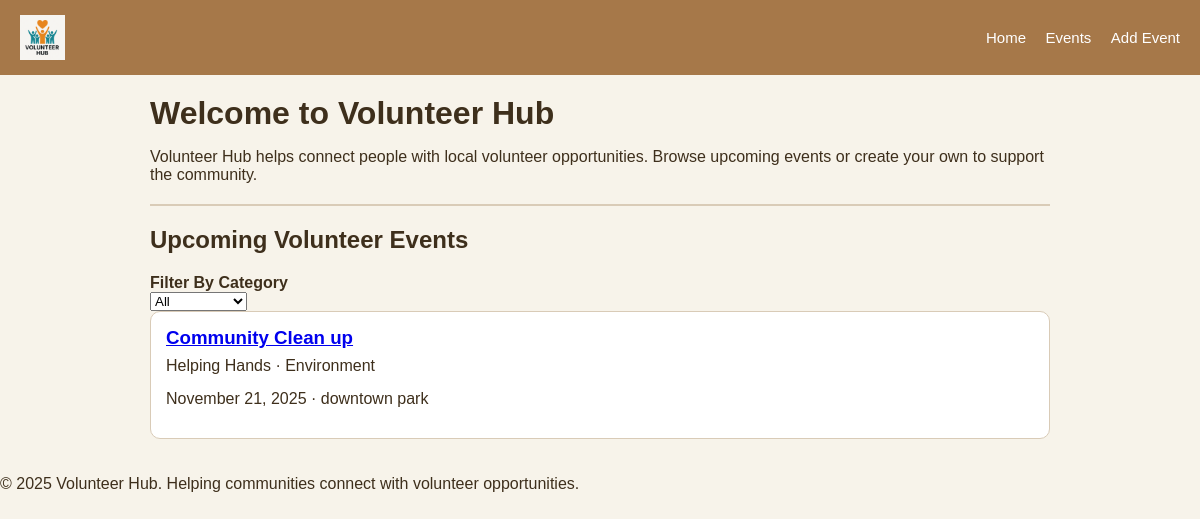
Before: / with the older database file.
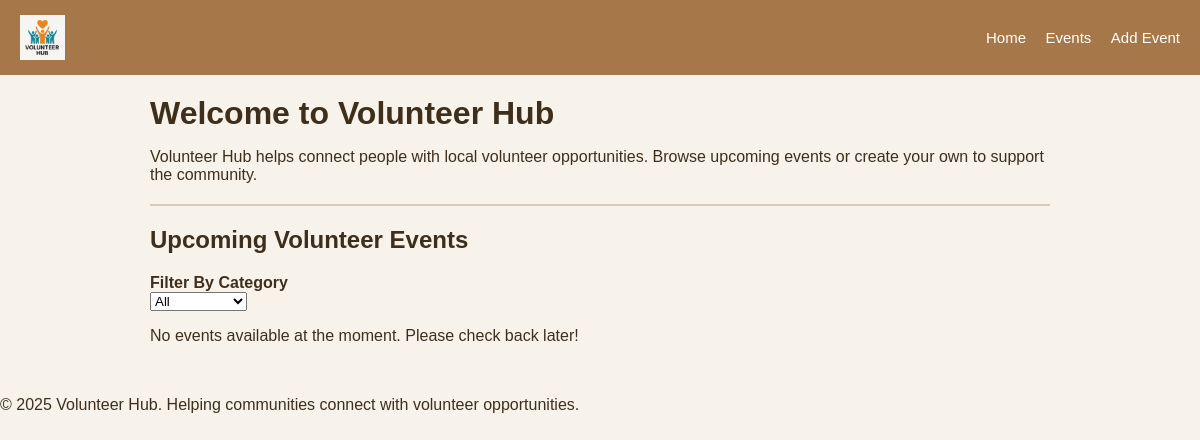
After: the same page with the newer database file.
### models.py (models this page shows)
class Event(db.Model):
    __tablename__ = 'events'
    id = db.Column(db.Integer, primary_key=True)
    title = db.Column(db.String(100), nullable=False)
    organization = db.Column(db.String(100), nullable=False)
    category = db.Column(db.String(50), nullable=False)
    location = db.Column(db.String(100), nullable=False)
    date = db.Column(db.Date, nullable=False)
    description = db.Column(db.Text, nullable=False)

### app.py (the view)
@app.route('/')
def home():
    category = request.args.get('category')
    if category and category.strip() != '':
        events = Event.query.filter_by(category=category).order_by(Event.date).all()
    else:
        events = Event.query.order_by(Event.date).all()
    return render_template('index.html', events= events, selected_category=category)

### templates/index.html (shortened to what this page needs)
{% extends "base.html" %}
{% block content %}
<h1>Welcome to Volunteer Hub</h1>
<p>
    Volunteer Hub helps connect people with local volunteer opportunities.
    Browse upcoming events or create your own to support the community.
</p>
<hr style="border: 1px solid #D9CBB7; margin: 20px 0;">
    <h2>Upcoming Volunteer Events</h2>
    <form class="filter-form" method="get" action="{{ url_for('home') }}">
        <label for="category">Filter By Category</label>
        <select name="category" id="category" onchange="this.form.submit()">
            <option value="">All</option>
        </select>
    </form>
    <section class="event-list">
        {% if events %}
            {% for event in events %}
                <article class="event-card">
                    <h3>
                        <a href="{{ url_for('event_detail', event_id=event.id) }}">
                            {{ event.title }}
                        </a>
                    </h3>
                    <p class="event-org">{{event.organization}} · {{event.category}}</p>
                    <p class="event-meta">
                        {{event.date.strftime("%B %d, %Y")}} · {{event.location}}
                    </p>
                </article>
            {% endfor %}
        {% else %}
            <p>No events available at the moment. Please check back later!</p>
        {% endif %}
    </section>
{% endblock %}

### templates/base.html (shortened to what this page needs)
<!DOCTYPE html>
<html lang="en">
<head>
    <link rel="stylesheet" href="{{ url_for('static', filename='style.css') }}">
</head>
<body>
    <header class="site-header">
        <div class="container header-inner">
            <a href="{{ url_for('home') }}" class="logo-link">
                <img src="{{ url_for('static', filename='images/logo.png') }}"
                     alt="Volunteer Hub Logo"
                     class="logo-img">
            </a>
            <nav class="nav-links">
                <a href="{{ url_for('home') }}">Home</a>
                <a href="{{ url_for('home') }}">Events</a>
                <a href="{{ url_for('add_event') }}">Add Event</a>
            </nav>
        </div>
    </header>
    <main class="container main-content">
        {% block content %}
        {% endblock %}
    </main>
    <footer class="site-footer">
        <div class="container">
            <p>&copy; 2025 Volunteer Hub. Helping communities connect with volunteer opportunities.</p>
        </div>
    </footer>
</body>
</html>

### static/style.css (style rules this page uses)
body { margin: 0; font-family: Arial, sans-serif; background-color: #F7F3EA; color: #3E2F1C; }
main { max-width: 900px; margin: 0 auto; padding: 20px; }
header { background-color: #A67849; padding: 15px 20px; color: white; }
nav a { margin-left: 15px; text-decoration: none; color: white; font-size: 15px; }
form label { display: block; font-weight: bold; margin-top: 15px; color: #3E2F1C; }
.logo-link { display: flex; align-items: center; }
.logo-img { height: 45px; width: auto; }
.site-header { background-color: #A67849; padding: 15px 20px; color: white; }
.header-inner { display: flex; align-items: center; justify-content: space-between; }
h1 { margin-top: 0; margin-bottom: 10px; }
p { font-size: 16px; margin-bottom: 15px; }

Changed rows visible on the page:
removed Event: title "Community Clean up", organization "Helping Hands", category "Environment", date "November 21, 2025", location "downtown park"
Other visible differences:
text now shown: "No events available at the moment. Please check back later!"
